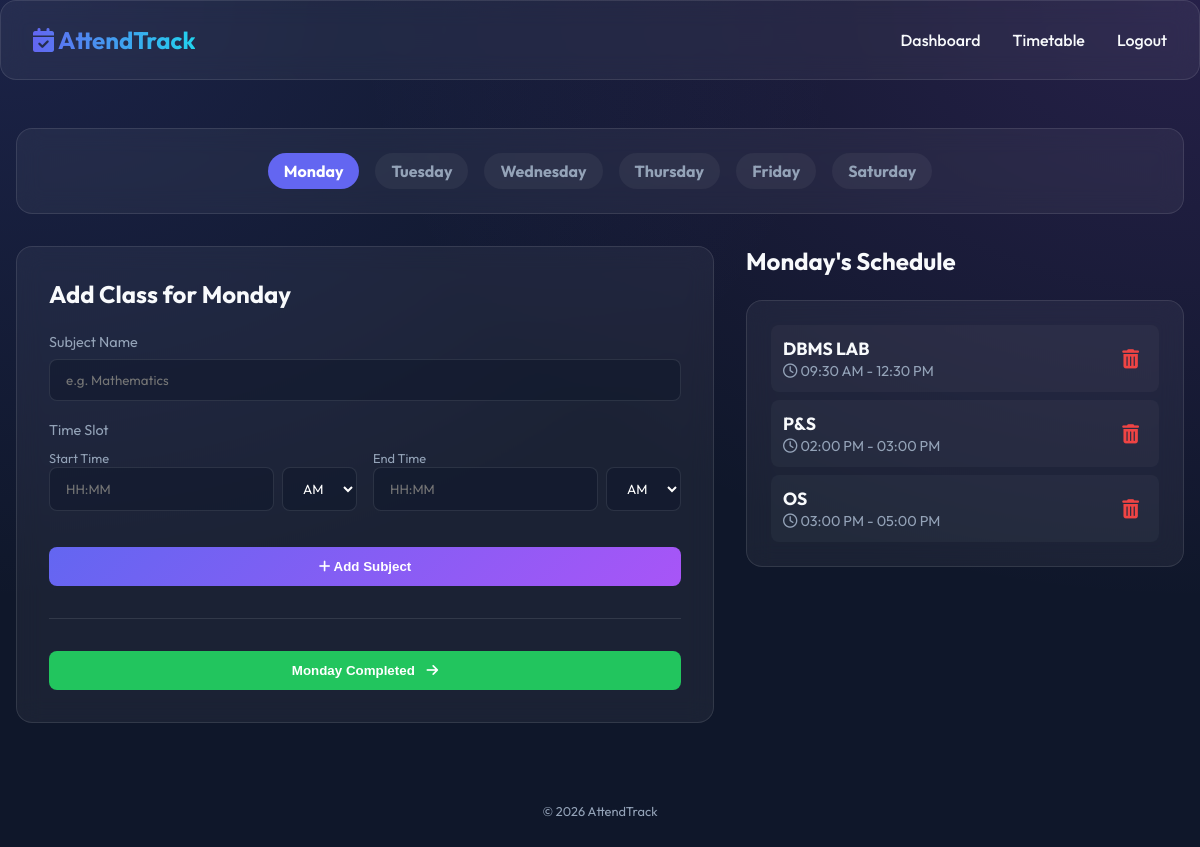
The app's page /timetable/ (signed in) with its own data.
### attendance/models.py (models this page shows, shortened)
class Timetable(models.Model):
    DAYS = [
        ('Monday', 'Monday'),
        ('Tuesday', 'Tuesday'),
        ('Wednesday', 'Wednesday'),
        ('Thursday', 'Thursday'),
        ('Friday', 'Friday'),
        ('Saturday', 'Saturday'),
    ]
    student = models.ForeignKey(Student, on_delete=models.CASCADE, related_name='timetables')
    day = models.CharField(max_length=10, choices=DAYS)
    time_slot = models.CharField(max_length=50)
    subject = models.CharField(max_length=100)
    duration = models.PositiveIntegerField(default=1)  # 1 unit = 1 hour, 2 units = 2 hours

### attendance/views.py (the view, shortened to what this page needs)
# urls.py: path('timetable/', views.timetable_manage, name='timetable_manage'),
@login_required
def timetable_manage(request):
    all_days = [d[0] for d in Timetable.DAYS]
    if 'completed_days' not in request.session:
        request.session['completed_days'] = []
    completed_days = request.session['completed_days']
    requested_day = request.GET.get('day')
    if requested_day in all_days:
        current_day = requested_day
    else:
        current_day = None
        for day in all_days:
            if day not in completed_days:
                current_day = day
                break
        if not current_day:
            current_day = all_days[0] # Fallback to Monday if all are completed
    timetables = request.user.timetables.filter(day=current_day)
    timetables = sort_by_time(list(timetables))
    context = {
        'timetables': timetables,
        'current_day': current_day,
        'completed_days': completed_days,
        'all_days': all_days,
        'all_completed': len(completed_days) >= len(all_days)
    }
    return render(request, 'attendance/timetable.html', context)

### attendance/views.py (called while the page is built)
def sort_by_time(entries):
    def get_start_time(entry):
        try:
            start_str = entry.time_slot.split(' - ')[0]
            return datetime.strptime(start_str.strip(), '%I:%M %p').time()
        except (ValueError, IndexError, AttributeError):
            from datetime import time
            return time(0, 0)
    return sorted(entries, key=get_start_time)

### templates/attendance/timetable.html (shortened to what this page needs)
{% extends 'base.html' %}
{% block content %}
<div style="display: flex; flex-direction: column; gap: 2rem; align-items: center;">
    <div class="glass" style="width: 100%; padding: 1.5rem; display: flex; justify-content: center; gap: 1rem; flex-wrap: wrap;">
        {% for day in all_days %}
        <a href="?day={{ day }}" style="text-decoration: none; padding: 0.5rem 1rem; border-radius: 20px; font-weight: bold;
                    {% if day in completed_days and day != current_day %}background: rgba(34, 197, 94, 0.2); color: #22c55e;
                    {% elif day == current_day %}background: var(--primary); color: white;
                    {% else %}background: rgba(255,255,255,0.05); color: var(--text-muted);{% endif %}">
            {{ day }}
        </a>
        {% endfor %}
    </div>
    <div style="display: flex; gap: 2rem; align-items: flex-start; width: 100%;">
        <div class="glass" style="flex: 1; padding: 2rem; position: sticky; top: 2rem;">
            <h2 style="margin-bottom: 1.5rem;">Add Class for {{ current_day }}</h2>
            <form method="POST">
                <div class="form-group">
                    <label for="subject">Subject Name</label>
                    <input type="text" name="subject" id="subject" required placeholder="e.g. Mathematics">
                </div>
                <div class="form-group">
                    <label>Time Slot</label>
                    <div style="display: flex; gap: 1rem; margin-bottom: 1rem;">
                        <div style="flex: 1;">
                            <label style="font-size: 0.8rem; color: var(--text-muted);">Start Time</label>
                            <div style="display: flex; gap: 0.5rem;">
                                <input type="text" name="start_time" required placeholder="HH:MM" pattern="^(0[1-9]|1[0-2]):[0-5][0-9]$" title="Format: HH:MM (12-hour)" style="flex: 2;">
                                <select name="start_ampm" required style="flex: 1;">
                                    <option value="AM">AM</option>
                                </select>
                            </div>
                        </div>
                        <div style="flex: 1;">
                            <label style="font-size: 0.8rem; color: var(--text-muted);">End Time</label>
                            <div style="display: flex; gap: 0.5rem;">
                                <input type="text" name="end_time" required placeholder="HH:MM" pattern="^(0[1-9]|1[0-2]):[0-5][0-9]$" title="Format: HH:MM (12-hour)" style="flex: 2;">
                                <select name="end_ampm" required style="flex: 1;">
                                    <option value="AM">AM</option>
                                </select>
                            </div>
                        </div>
                    </div>
                </div>
                <button type="submit" class="btn" style="width: 100%;"><i class="fas fa-plus"></i> Add Subject</button>
            </form>
            <hr style="border: none; border-top: 1px solid var(--glass-border); margin: 2rem 0;">
            <form method="POST">
                <button type="submit" name="mark_completed" value="1" class="btn" style="width: 100%; background: #22c55e; border-color: #22c55e;">
                    {{ current_day }} Completed <i class="fas fa-arrow-right" style="margin-left: 0.5rem;"></i>
                </button>
            </form>
        </div>
        <div style="flex: 2;">
            <h2 style="margin-bottom: 1.5rem;">{{ current_day }}'s Schedule</h2>
            {% if timetables %}
            <div style="display: flex; flex-direction: column; gap: 1rem;">
                <div class="glass" style="padding: 1.5rem;">
                    <div style="display: flex; flex-direction: column; gap: 0.5rem;">
                        {% for entry in timetables %}
                        <div style="display: flex; justify-content: space-between; align-items: center; padding: 0.75rem; background: rgba(255,255,255,0.03); border-radius: 8px;">
                            <div>
                                <strong style="display: block; font-size: 1.1rem;">{{ entry.subject }}</strong>
                                <span style="font-size: 0.9rem; color: var(--text-muted)">
                                    <i class="far fa-clock"></i> {{ entry.time_slot }}
                                </span>
                            </div>
                            <a href="{% url 'timetable_delete' entry.pk %}" style="color: #ef4444; font-size: 1.2rem; padding: 0.5rem;" title="Remove">
                                <i class="fas fa-trash-alt"></i>
                            </a>
                        </div>
                        {% endfor %}
                    </div>
                </div>
            </div>
            {% else %}
            <div class="glass" style="padding: 3rem; text-align: center; color: var(--text-muted);">
                <i class="fas fa-calendar-day" style="font-size: 3rem; margin-bottom: 1rem;"></i>
                <p>No subjects added for {{ current_day }} yet.</p>
            </div>
            {% endif %}
        </div>
    </div>
</div>
{% endblock %}

### static/css/style.css (style rules this page uses)
:root { --primary: #6366f1; --primary-dark: #4f46e5; --secondary: #a855f7; --accent: #22d3ee; --bg-dark: #0f172a; --card-bg: rgba(30, 41, 59, 0.7); --text-main: #f8fafc; --text-muted: #94a3b8; --border: rgba(255, 255, 255, 0.1); --glass-bg: rgba(255, 255, 255, 0.05); --glass-border: rgba(255, 255, 255, 0.1); }
* { margin: 0; padding: 0; box-sizing: border-box; }
body { font-family: 'Outfit', sans-serif; background-color: var(--bg-dark); background-image: radial-gradient(at 0% 0%, rgba(99, 102, 241, 0.15) 0px, transparent 50%), radial-gradient(at 100% 0%, rgba(168, 85, 247, 0.15) 0px, transparent 50%); color: var(--text-main); min-height: 100vh; display: flex; flex-direction: column; }
.glass { background: var(--glass-bg); backdrop-filter: blur(12px); -webkit-backdrop-filter: blur(12px); border: 1px solid var(--glass-border); border-radius: 16px; }
form { display: flex; flex-direction: column; gap: 1.25rem; }
.form-group { display: flex; flex-direction: column; gap: 0.5rem; }
.form-group label { font-size: 0.9rem; color: var(--text-muted); }
input, select { background: rgba(15, 23, 42, 0.5); border: 1px solid var(--glass-border); border-radius: 8px; padding: 0.75rem 1rem; color: white; font-family: inherit; outline: none; transition: border-color 0.3s, box-shadow 0.3s; }
.btn { background: linear-gradient(135deg, var(--primary), var(--secondary)); color: white; border: none; padding: 0.75rem; border-radius: 8px; font-weight: 600; cursor: pointer; transition: transform 0.2s, filter 0.3s; text-align: center; text-decoration: none; }

### records on screen
Timetable: subject "DBMS LAB", time_slot "09:30 AM - 12:30 PM"
Timetable: subject "P&S", time_slot "02:00 PM - 03:00 PM"
Timetable: subject "OS", time_slot "03:00 PM - 05:00 PM"

### other values on screen
{{ day }} "Monday" "Tuesday" "Wednesday" "Thursday" "Friday" "Saturday"
{{ current_day }} "Monday"
